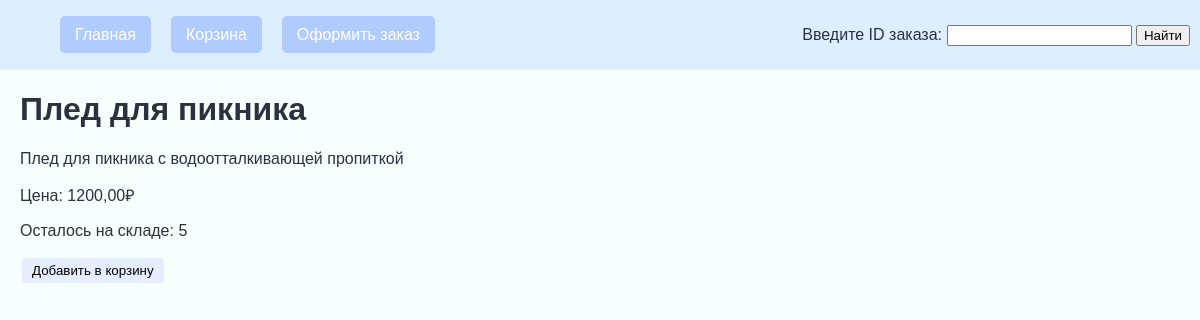
Page /product/pled-dlya-piknika/ on the committed database.
### app/models.py (models this page shows, shortened)
class Product(models.Model):
    id = models.AutoField(primary_key=True)
    category = models.ForeignKey(Category, related_name='products', on_delete=models.CASCADE)
    name = models.CharField(max_length=200)
    slug = models.SlugField(max_length=200, unique=True)
    description = models.TextField(blank=True)
    price = models.DecimalField(max_digits=10, decimal_places=2)
    stock = models.PositiveIntegerField()
    available = models.BooleanField(default=True)
    created = models.DateTimeField(auto_now_add=True)
    updated = models.DateTimeField(auto_now=True)

### app/views.py (the view)
# urls.py: path('product/<slug:slug>/', views.product_detail, name='product_detail'),
def product_detail(request, slug):
    product = get_object_or_404(Product, slug=slug, available=True)
    data = {'product': product}
    return render(request, 'detail.html', data)

### templates/detail.html (shortened to what this page needs)
{% extends 'base.html' %}
{% block content %}
<h1 class="product-title">{{ product.name }}</h1>
<p>{{ product.description }}</p>
<p>Цена: {{ product.price }}₽</p>
<p>Осталось на складе: {{ product.stock }}</p>
<form action="{% url 'cart_add' product.id %}" method="post" class="add-form">
 <input type="submit" value="Добавить в корзину">
</form>
{% endblock %}

### static/index.css (style rules this page uses)
:root { --base-color: #f7fffe; --text-color: #2a313f; --header-bg: #ddeeff; --button-color: #b0ccff; --button-hover: #c7d7ff; --border-color: #ccc; --light-button: #e5edff; --bright-button: #b1d8ff; }
body { font-family: Arial, sans-serif; background-color: var(--base-color); color: var(--text-color); margin: 0; padding: 0; }
.remove-form input, .add-form input { background-color: var(--light-button); border: none; border-radius: 4px; padding: 5px 10px; margin: 2px; cursor: pointer; }

### rows in the picture
Product: name "Плед для пикника", description "Плед для пикника с водоотталкивающей пропиткой", price "1200,00", stock "5"
